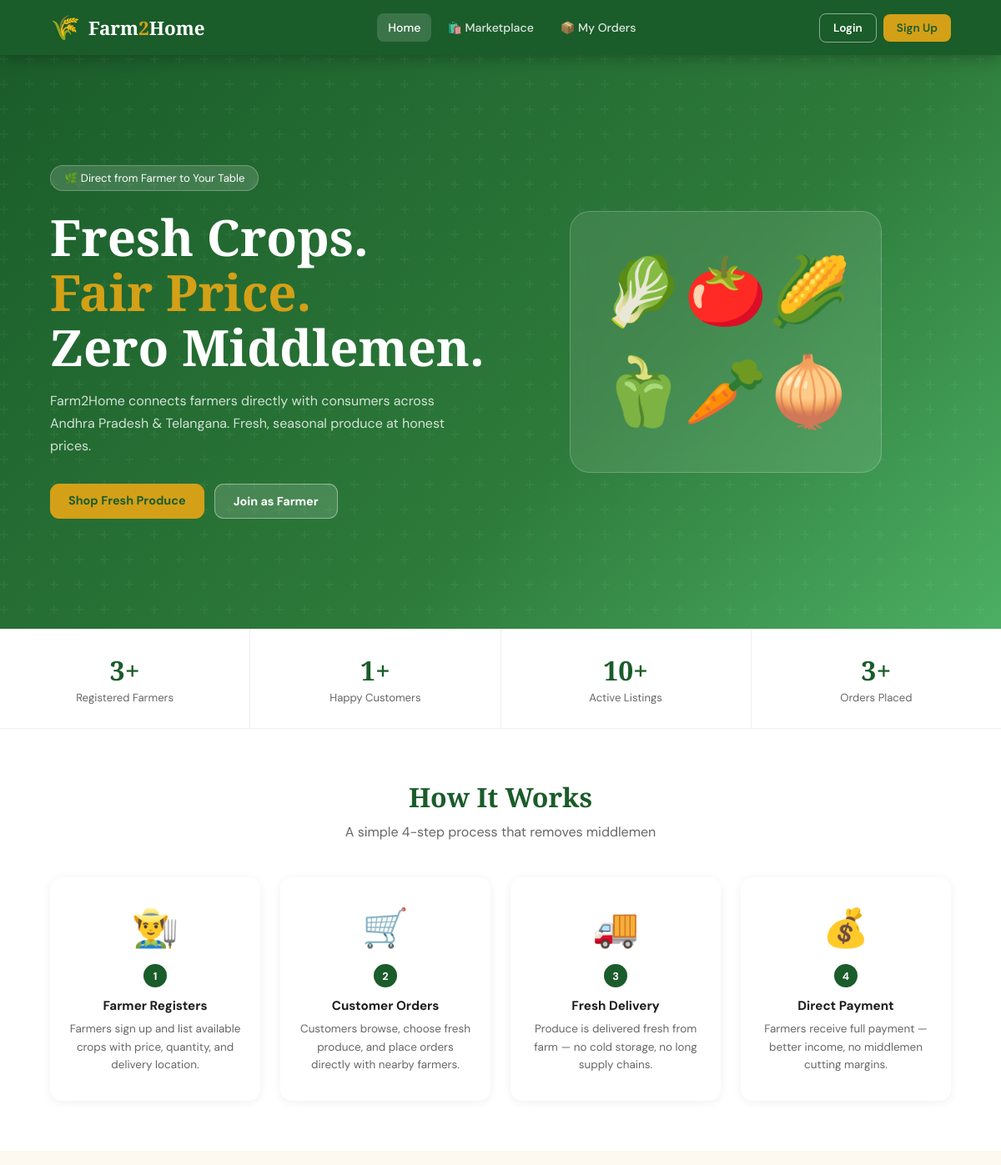
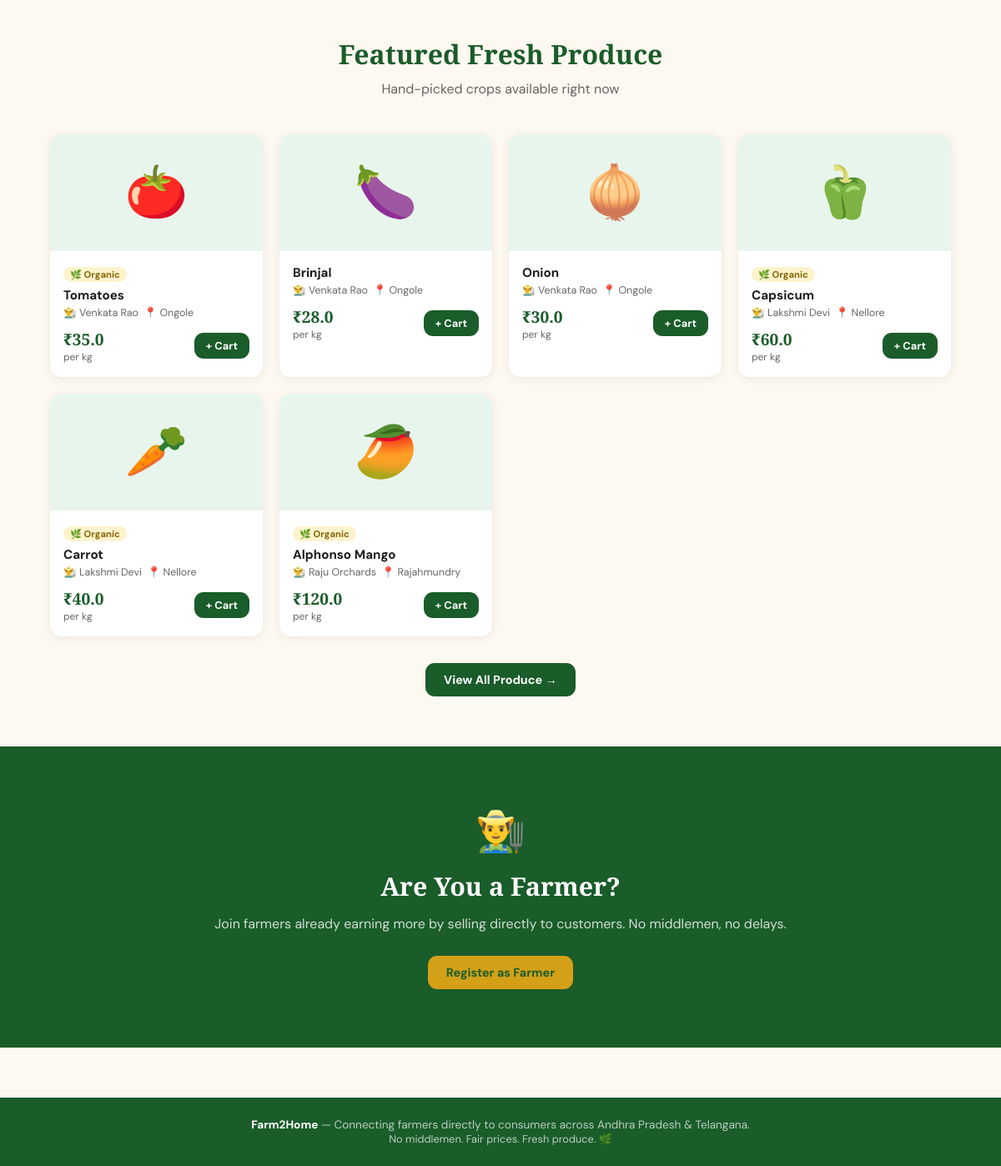
The page / on the database its author committed (2 pictures, top to bottom).
### tables this page shows
CREATE TABLE crops (
        id INTEGER PRIMARY KEY AUTOINCREMENT,
        farmer_id INTEGER NOT NULL,
        name TEXT NOT NULL,
        category TEXT NOT NULL,
        quantity REAL NOT NULL,
        price REAL NOT NULL,
        unit TEXT DEFAULT 'kg',
        harvest_date TEXT,
        location TEXT,
        description TEXT,
        is_organic INTEGER DEFAULT 0,
        min_order REAL DEFAULT 1,
        status TEXT DEFAULT 'active',  -- active, sold_out
        emoji TEXT DEFAULT '🌾',
        created_at TEXT DEFAULT CURRENT_TIMESTAMP,
        FOREIGN KEY (farmer_id) REFERENCES users(id)
    );

CREATE TABLE users (
        id INTEGER PRIMARY KEY AUTOINCREMENT,
        name TEXT NOT NULL,
        phone TEXT UNIQUE NOT NULL,
        password TEXT NOT NULL,
        role TEXT NOT NULL DEFAULT 'customer',  -- 'farmer' or 'customer'
        location TEXT,
        district TEXT,
        language TEXT DEFAULT 'English',
        bank_account TEXT,
        ifsc TEXT,
        created_at TEXT DEFAULT CURRENT_TIMESTAMP
    );

### app.py (the view)
@app.route('/')
def index():
    conn = get_db()
    featured = conn.execute("""
        SELECT c.*, u.name as farmer_name, u.location as farmer_loc
        FROM crops c JOIN users u ON c.farmer_id = u.id
        WHERE c.status='active' LIMIT 6
    """).fetchall()
    stats = {
        'farmers': conn.execute("SELECT COUNT(*) FROM users WHERE role='farmer'").fetchone()[0],
        'customers': conn.execute("SELECT COUNT(*) FROM users WHERE role='customer'").fetchone()[0],
        'crops': conn.execute("SELECT COUNT(*) FROM crops WHERE status='active'").fetchone()[0],
        'orders': conn.execute("SELECT COUNT(*) FROM orders").fetchone()[0],
    }
    conn.close()
    return render_template('index.html', featured=featured, stats=stats)

### app.py (called while the page is built)
def get_db():
    conn = sqlite3.connect(DB_PATH)
    conn.row_factory = sqlite3.Row
    return conn

### templates/index.html (shortened to what this page needs)
{% extends 'base.html' %}
{% block content %}
<section class="hero">
  <div class="hero-content">
    <div class="hero-badge">🌿 Direct from Farmer to Your Table</div>
    <h1>Fresh Crops.<br/><span>Fair Price.</span><br/>Zero Middlemen.</h1>
    <p>Farm2Home connects farmers directly with consumers across Andhra Pradesh & Telangana. Fresh, seasonal produce at honest prices.</p>
    <div class="hero-ctas">
      <a href="{{ url_for('marketplace') }}" class="btn btn-gold">Shop Fresh Produce</a>
      <a href="{{ url_for('register') }}" class="btn" style="background:rgba(255,255,255,.15);color:#fff;border:1.5px solid rgba(255,255,255,.4);">Join as Farmer</a>
    </div>
  </div>
  <div class="hero-visual">
    <div class="hero-box">🥬🍅🌽<br/>🫑🥕🧅</div>
  </div>
</section>
<div class="stats-bar">
  <div class="stat"><div class="stat-num">{{ stats.farmers }}+</div><div class="stat-label">Registered Farmers</div></div>
  <div class="stat"><div class="stat-num">{{ stats.customers }}+</div><div class="stat-label">Happy Customers</div></div>
  <div class="stat"><div class="stat-num">{{ stats.crops }}+</div><div class="stat-label">Active Listings</div></div>
  <div class="stat"><div class="stat-num">{{ stats.orders }}+</div><div class="stat-label">Orders Placed</div></div>
</div>
<section class="section" style="background:#fff;">
  <div class="section-header">
    <h2>How It Works</h2>
    <p>A simple 4-step process that removes middlemen</p>
  </div>
  <div class="how-grid">
    <div class="how-card">
      <div class="how-icon">👨‍🌾</div>
      <div class="how-num">1</div>
      <h3>Farmer Registers</h3>
      <p>Farmers sign up and list available crops with price, quantity, and delivery location.</p>
    </div>
    <div class="how-card">
      <div class="how-icon">🛒</div>
      <div class="how-num">2</div>
      <h3>Customer Orders</h3>
      <p>Customers browse, choose fresh produce, and place orders directly with nearby farmers.</p>
    </div>
    <div class="how-card">
      <div class="how-icon">🚚</div>
      <div class="how-num">3</div>
      <h3>Fresh Delivery</h3>
      <p>Produce is delivered fresh from farm — no cold storage, no long supply chains.</p>
    </div>
    <div class="how-card">
      <div class="how-icon">💰</div>
      <div class="how-num">4</div>
      <h3>Direct Payment</h3>
      <p>Farmers receive full payment — better income, no middlemen cutting margins.</p>
    </div>
  </div>
</section>
<section class="section">
  <div class="section-header">
    <h2>Featured Fresh Produce</h2>
    <p>Hand-picked crops available right now</p>
  </div>
  <div class="prod-grid">
    {% for crop in featured %}
    <div class="prod-card">
      <div class="prod-img">{{ crop.emoji }}</div>
      <div class="prod-body">
        {% if crop.is_organic %}<span class="tag-organic">🌿 Organic</span>{% endif %}
        <div class="prod-name">{{ crop.name }}</div>
        <div class="prod-farmer">👨‍🌾 {{ crop.farmer_name }} &nbsp;📍 {{ crop.farmer_loc }}</div>
        <div class="prod-foot">
          <div><div class="prod-price">₹{{ crop.price }}</div><div class="prod-unit">per {{ crop.unit }}</div></div>
          <form method="post" action="{{ url_for('add_to_cart', crop_id=crop.id) }}" style="display:inline;">
            <button type="submit" class="btn btn-green btn-sm">+ Cart</button>
          </form>
        </div>
      </div>
    </div>
    {% endfor %}
  </div>
  <div style="text-align:center;margin-top:32px;">
    <a href="{{ url_for('marketplace') }}" class="btn btn-green">View All Produce →</a>
  </div>
</section>
<div class="cta-banner">
  <div style="font-size:3rem;margin-bottom:14px;">👨‍🌾</div>
  <h2>Are You a Farmer?</h2>
  <p>Join farmers already earning more by selling directly to customers. No middlemen, no delays.</p>
  <a href="{{ url_for('register') }}" class="btn btn-gold">Register as Farmer</a>
</div>
{% endblock %}

### templates/base.html (shortened to what this page needs)
<!DOCTYPE html>
<html lang="en">
<head>
</head>
<body>
<nav>
  <a class="logo" href="{{ url_for('index') }}">
    <span class="logo-icon">🌾</span>
    <span class="logo-text">Farm<span>2</span>Home</span>
  </a>
  <ul>
    <li><a href="{{ url_for('index') }}" {% if request.endpoint=='index' %}class="active-link"{% endif %}>Home</a></li>
    <li><a href="{{ url_for('marketplace') }}" {% if request.endpoint=='marketplace' %}class="active-link"{% endif %}>🛍️ Marketplace</a></li>
    {% if session.role == 'farmer' %}
    <li><a href="{{ url_for('farmer_dashboard') }}" {% if 'farmer' in request.endpoint %}class="active-link"{% endif %}>👨‍🌾 My Dashboard</a></li>
    {% else %}
    <li><a href="{{ url_for('my_orders') }}" {% if request.endpoint=='my_orders' %}class="active-link"{% endif %}>📦 My Orders</a></li>
    {% endif %}
  </ul>
  <div class="nav-actions">
    {% if session.user_id %}
      <span style="color:rgba(255,255,255,.8);font-size:.85rem;">👋 {{ session.name }}</span>
      <a href="{{ url_for('logout') }}" class="btn-nav btn-login">Logout</a>
    {% else %}
      <a href="{{ url_for('login') }}" class="btn-nav btn-login">Login</a>
      <a href="{{ url_for('register') }}" class="btn-nav btn-signup">Sign Up</a>
    {% endif %}
  </div>
</nav>
{% block content %}{% endblock %}
<footer>
  <strong>Farm2Home</strong> — Connecting farmers directly to consumers across Andhra Pradesh & Telangana.<br/>
  <span style="font-size:.8rem;">No middlemen. Fair prices. Fresh produce. 🌿</span>
</footer>
</body>
</html>

### templates/base.html (style rules this page uses)
:root { --green:#1a5c2a;--green-light:#2d8a45;--green-pale:#e8f5ec; --earth:#7a4f2d;--cream:#fdf8f0;--gold:#d4a017;--red:#c0392b; --text:#1c1c1c;--muted:#666;--white:#fff; --radius:14px;--shadow:0 8px 32px rgba(0,0,0,.12); }
* { margin:0;padding:0;box-sizing:border-box; }
body { font-family:'DM Sans',sans-serif;background:var(--cream);color:var(--text); }
a { text-decoration:none;color:inherit; }
nav { background:var(--green);padding:0 5%;display:flex;align-items:center;justify-content:space-between;position:sticky;top:0;z-index:999;box-shadow:0 2px 20px rgba(0,0,0,.3); }
.logo { display:flex;align-items:center;gap:10px;padding:14px 0; }
.logo-icon { font-size:1.8rem; }
.logo-text { color:#fff;font-family:'Playfair Display',serif;font-size:1.4rem;font-weight:900; }
.logo-text span { color:var(--gold); }
nav ul { display:flex;gap:6px;list-style:none; }
nav ul li a { color:rgba(255,255,255,.85);padding:8px 13px;border-radius:8px;font-size:.88rem;font-weight:500;transition:.2s;display:flex;align-items:center;gap:5px; }
nav ul li a:hover, nav ul li a.active-link { background:rgba(255,255,255,.15);color:#fff; }
.nav-actions { display:flex;gap:8px;align-items:center; }
.btn-nav { padding:8px 16px;border-radius:8px;border:none;cursor:pointer;font-family:'DM Sans',sans-serif;font-weight:600;font-size:.85rem;transition:.2s; }
.btn-login { background:transparent;border:1.5px solid rgba(255,255,255,.5);color:#fff; }
.btn-signup { background:var(--gold);color:var(--green); }
.btn { display:inline-block;padding:11px 22px;border-radius:11px;border:none;cursor:pointer;font-family:'DM Sans',sans-serif;font-weight:700;font-size:.9rem;transition:.2s; }
.btn-green { background:var(--green);color:#fff; }
.btn-gold { background:var(--gold);color:var(--green); }
.btn-sm { padding:7px 14px;font-size:.8rem; }
footer { background:var(--green);color:rgba(255,255,255,.7);text-align:center;padding:24px 5%;font-size:.85rem;margin-top:60px; }
footer strong { color:#fff; }
.section { padding:60px 5%; }
.section-header { text-align:center;margin-bottom:44px; }
.section-header h2 { font-family:'Playfair Display',serif;font-size:2rem;color:var(--green);margin-bottom:10px; }
.section-header p { color:var(--muted);max-width:500px;margin:0 auto; }

### rows shown on the page
crops: emoji "🍅", is_organic "🌿 Organic", name "Tomatoes", farmer_name "Venkata Rao", farmer_loc "Ongole", price "35.0", unit "kg"
crops: emoji "🍆", name "Brinjal", farmer_name "Venkata Rao", farmer_loc "Ongole", price "28.0", unit "kg"
crops: emoji "🧅", name "Onion", farmer_name "Venkata Rao", farmer_loc "Ongole", price "30.0", unit "kg"
crops: emoji "🫑", is_organic "🌿 Organic", name "Capsicum", farmer_name "Lakshmi Devi", farmer_loc "Nellore", price "60.0", unit "kg"
crops: emoji "🥕", is_organic "🌿 Organic", name "Carrot", farmer_name "Lakshmi Devi", farmer_loc "Nellore", price "40.0", unit "kg"
crops: emoji "🥭", is_organic "🌿 Organic", name "Alphonso Mango", farmer_name "Raju Orchards", farmer_loc "Rajahmundry", price "120.0", unit "kg"

### other values the page prints
{{ stats.farmers }} "3"
{{ stats.customers }} "1"
{{ stats.crops }} "10"
{{ stats.orders }} "3"
